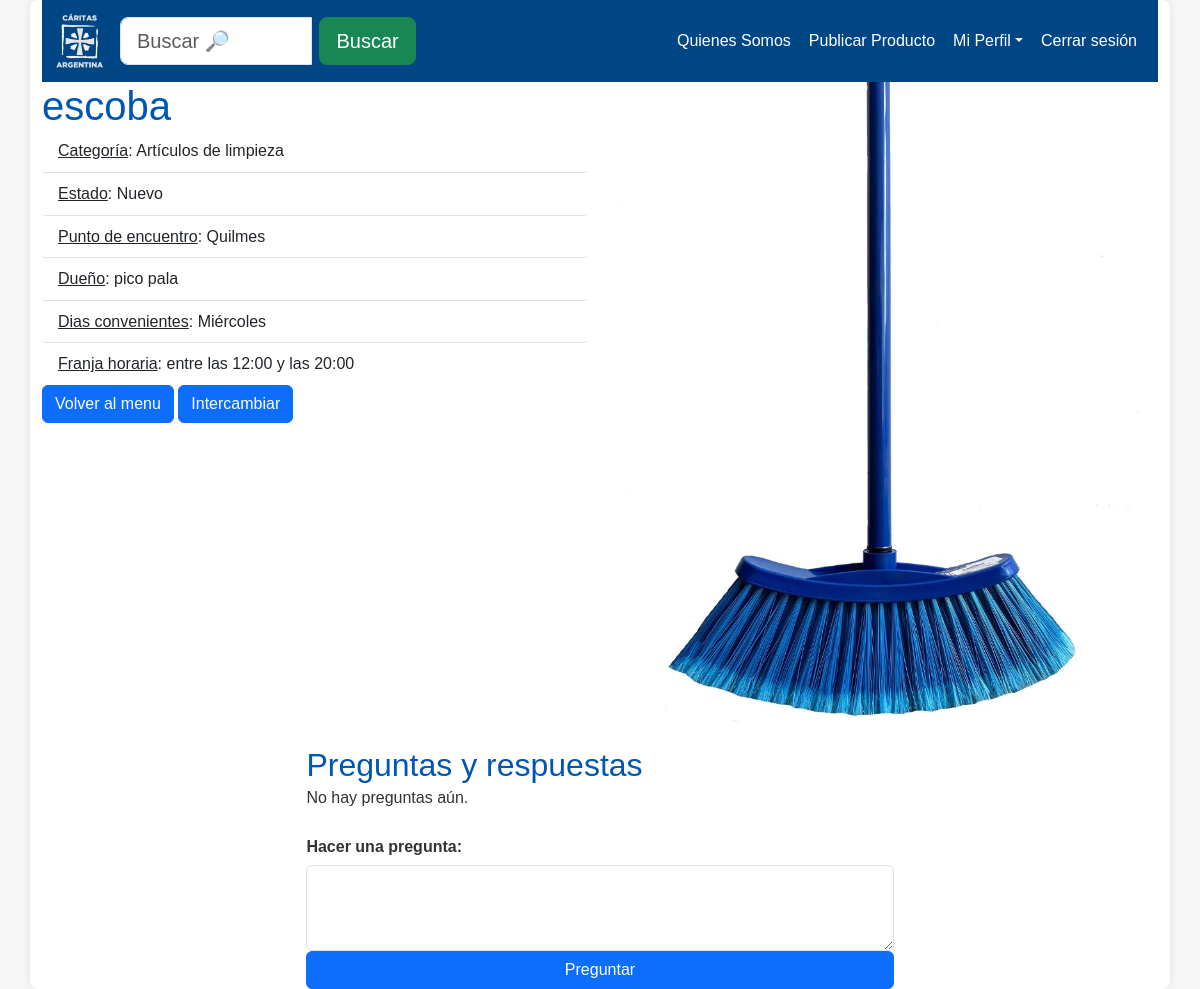
The app's page /ver_publicacion/39/ (signed in), older data.
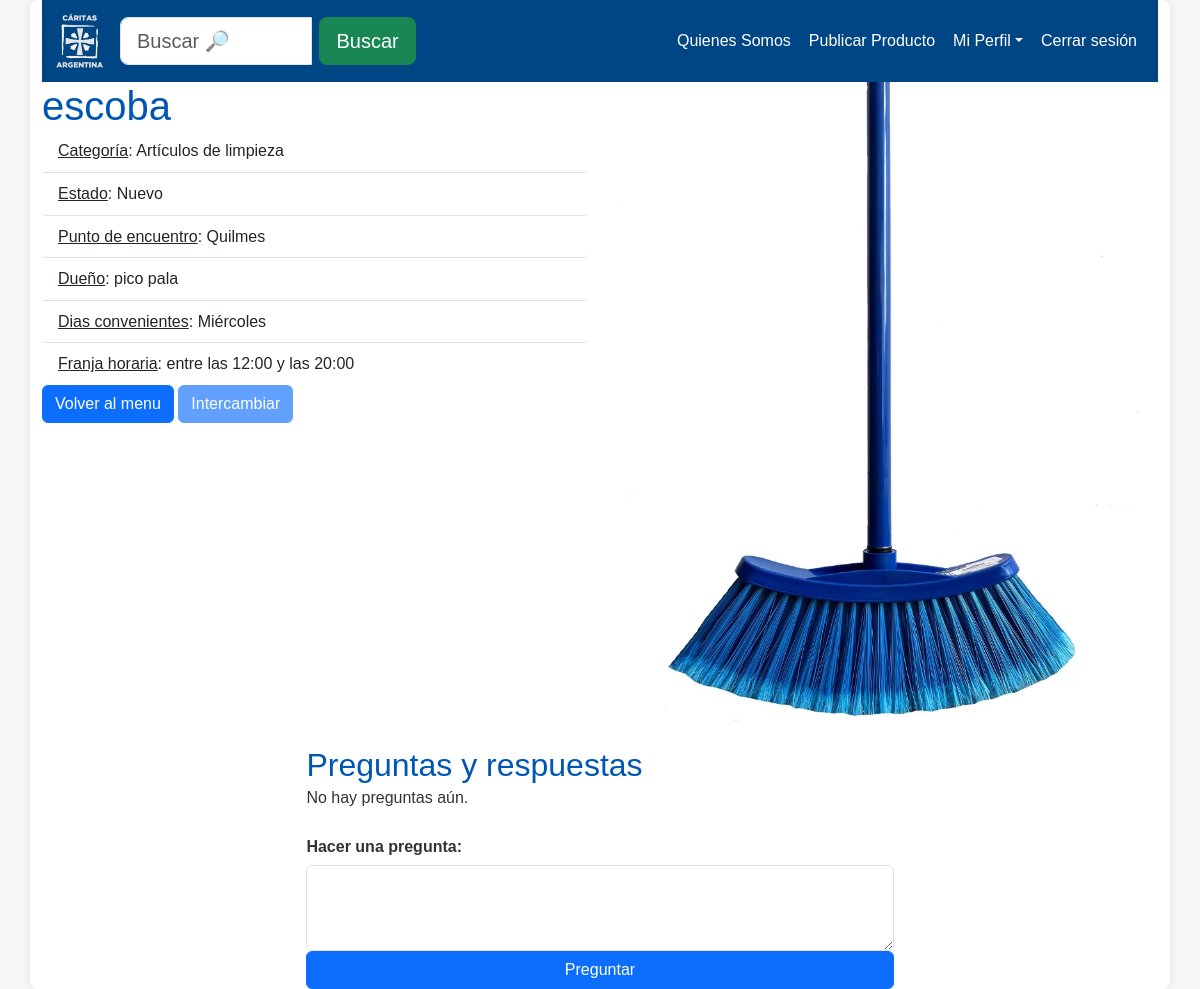
The same page, newer data.
### intercambios_caritas/views.py (the view)
# urls.py: path('ver_publicacion/<int:publicacion_id>/', views.ver_publicacion, name="ver_publicacion"),
def ver_publicacion(request, publicacion_id):
    publicacion = get_object_or_404(Publicacion, pk=publicacion_id)
    preguntas = Pregunta.objects.filter(publicacion=publicacion)
    pregunta_form = PreguntaForm()
    respuesta_form = RespuestaForm()
    return render(request, 'publicacion/ver_publicacion.html', {'publicacion': publicacion,
                                                                'preguntas': preguntas,
                                                               'pregunta_form': pregunta_form,
                                                               'respuesta_form': respuesta_form})

### intercambios_caritas/forms.py
class PreguntaForm(forms.ModelForm):
    class Meta:
        model = Pregunta
        fields = ['contenido']

class RespuestaForm(forms.ModelForm):
    class Meta:
        model = Respuesta
        fields = ['contenido']

### intercambios_caritas/models.py (called while the page is built)
    def isAdmin(self):
        return self.rol.upper() == 'ADMINISTRADOR'

    def isModerador(self):
        return self.rol.upper() == 'MODERADOR'

### templates/publicacion/ver_publicacion.html (shortened to what the changed rows need)
{% extends 'layouts/base.html' %}
{% block content %}
<div class="d-flex justify-content-center align-items-center flex-grow-1">
    <div class="row">
        <div class="col-md-6">
            <h1>{{ publicacion.nombre }}</h1>
            <ul class="list-group list-group-flush">
                <li class="list-group-item"><u>Categoría</u>: {{ publicacion.categoria }}</li>
                <li class="list-group-item"><u>Estado</u>: {{ publicacion.estado }}</li>
                <li class="list-group-item"><u>Punto de encuentro</u>: {{ publicacion.punto_encuentro }}</li>
                <li class="list-group-item"><u>Dueño</u>: {{publicacion.usuario.get_full_name}}</li>
                <li class="list-group-item"><u>Dias convenientes</u>: {{ publicacion.dias_convenientes }}</li>
                <li class="list-group-item"><u>Franja horaria</u>: {{ publicacion.franja_horaria }}</li>
            </ul>
            <a href="{% url 'home' %}" class="btn btn-primary">Volver al menu</a>
            {% if user.is_authenticated %}
                {% if user == publicacion.usuario or publicacion.disponible_para_intercambio == False or user.isModerador or user.isAdmin %}
                    <button class="btn btn-primary" disabled>Intercambiar</button>
                {% else %}
                    <a href="{% url 'crear_oferta' publicacion.id %}" class="btn btn-primary">Intercambiar</a>
                {% endif %}
            {% else %}
                <a href="{% url 'signin' %}" class="btn btn-primary">Intercambiar</a>
            {% endif %}
        </div>
    </div>
</div>
<div class="d-flex justify-content-center align-items-center flex-grow-1 mt-4">
    <div class="row">
        <div class="col-md-12">
            <h2>Preguntas y respuestas</h2>
            </div>
        </div>
    </div>
{% endblock %}

Row changes from the older to the newer data that the page shows:
changed Publicacion "escoba": disponible_para_intercambio True → False (drawn)
